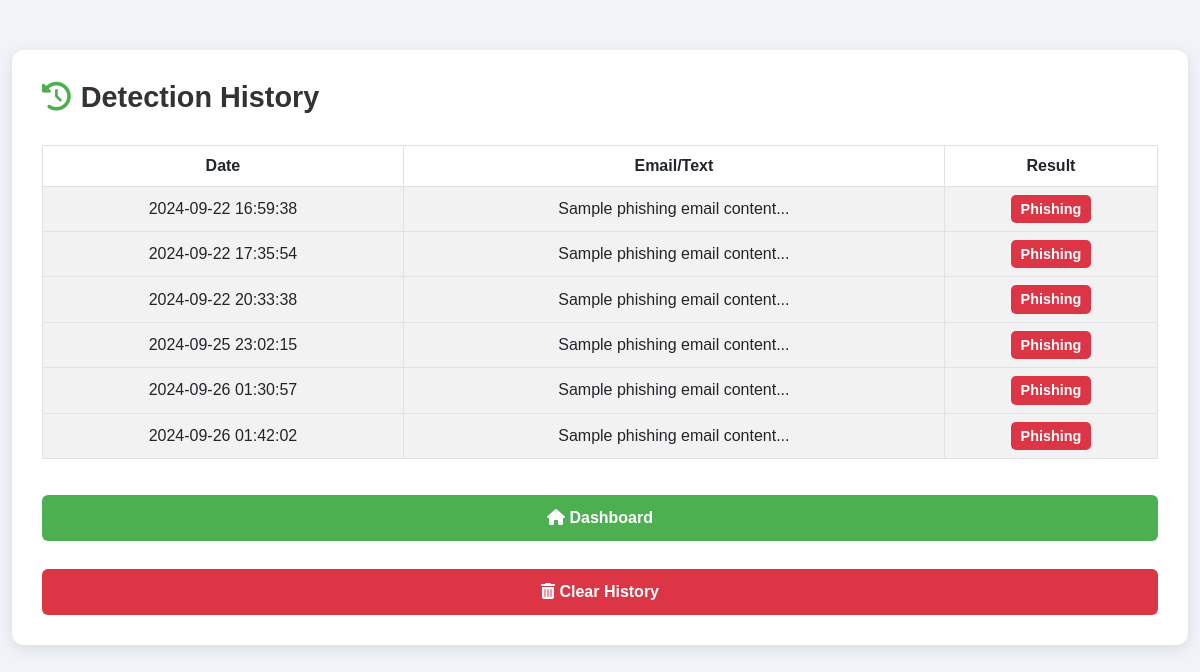
Screenshot of /history (signed in) with the database file from the repository.
### tables this page shows
CREATE TABLE detection_history (
                    id INTEGER PRIMARY KEY AUTOINCREMENT,
                    user_id INTEGER,
                    email_text TEXT,
                    result TEXT,
                    detection_date TIMESTAMP DEFAULT CURRENT_TIMESTAMP,
                    FOREIGN KEY (user_id) REFERENCES users(id) ON DELETE CASCADE
                );

### app.py (the view)
@app.route('/history')
@login_required
def history():
    conn = get_db_connection()
    if conn:
        history = conn.execute('SELECT * FROM detection_history WHERE user_id = ?', (current_user.id,)).fetchall()
        conn.close()
        return render_template('history.html', history=history)
    else:
        flash('Error fetching history', 'danger')
        return redirect(url_for('index'))

### app.py (called while the page is built)
@login_manager.user_loader
def load_user(user_id):
    return User(user_id)

def get_db_connection():
    try:
        conn = sqlite3.connect('users.db')  # Connect to SQLite database
        conn.row_factory = sqlite3.Row  # Return rows as dictionaries
        return conn
    except sqlite3.Error as e:
        logging.error(f"Database connection error: {e}")
        return None

### templates/history.html (shortened to what this page needs)
<!DOCTYPE html>
<html lang="en">
<head>
    <link href="https://cdn.jsdelivr.net/npm/bootstrap@5.3.0-alpha1/dist/css/bootstrap.min.css" rel="stylesheet">
    <link href="https://cdnjs.cloudflare.com/ajax/libs/font-awesome/6.0.0-beta3/css/all.min.css" rel="stylesheet">
</head>
<body>
    <div class="container">
        <div class="history-container">
            <h2><i class="fas fa-history"></i> Detection History</h2>
            {% if history %}
            <table class="table table-striped table-bordered">
                <thead>
                    <tr>
                        <th>Date</th>
                        <th>Email/Text</th>
                        <th>Result</th>
                    </tr>
                </thead>
                <tbody>
                    {% for entry in history %}
                    <tr>
                        <td>{{ entry['detection_date'] }}</td>
                        <td>{{ entry['email_text'][:50] }}...</td>
                        <td>
                            {% if "Non-Phishing" in entry['result'] %}
                            <span class="badge badge-success">{{ entry['result'] }}</span>
                            {% else %}
                            <span class="badge badge-danger">{{ entry['result'] }}</span>
                            {% endif %}
                        </td>
                    </tr>
                    {% endfor %}
                </tbody>
            </table>
            {% else %}
            <p>No detection history found.</p>
            {% endif %}
            <div class="d-grid gap-2">
                <a href="{{ url_for('index') }}" class="btn btn-custom"><i class="fas fa-home"></i> Dashboard</a>
                <button class="btn btn-clear" data-bs-toggle="modal" data-bs-target="#clearHistoryModal">
                    <i class="fas fa-trash-alt"></i> Clear History
                </button>
            </div>
        </div>
    </div>
</body>
</html>

### templates/history.html (style rules this page uses)
body { font-family: 'Poppins', sans-serif; background-color: #f0f4f8; color: #333; margin: 0; padding: 0; animation: fadeIn 1s ease-in-out; }
.container { margin-top: 50px; max-width: 1200px; }
.history-container { background-color: #ffffff; padding: 30px; border-radius: 12px; box-shadow: 0 4px 15px rgba(0, 0, 0, 0.1); }
.history-container h2 { display: flex; align-items: center; margin-bottom: 30px; font-size: 1.8rem; font-weight: 600; color: #333; }
.history-container h2 i { margin-right: 10px; color: #4CAF50; }
table { width: 100%; border-collapse: collapse; margin-bottom: 20px; }
th { background-color: #4CAF50; color:#000000; font-weight: bold; text-align: center; padding: 10px; border-radius: 5px; }
td { padding: 15px; background-color: #f9f9f9; color: #555; text-align: center; vertical-align: middle; }
tr:nth-child(even) td { background-color: #f2f2f2; }
.badge { font-size: 0.9rem; padding: 7px 10px; font-weight: 600; border-radius: 5px; }
.badge-danger { background-color: #dc3545; color: #fff; }
.btn-custom { background-color: #4CAF50; color: white; font-size: 1rem; font-weight: 600; transition: background-color 0.3s ease, transform 0.2s ease; }
.btn-clear { background-color: #dc3545; color: white; font-size: 1rem; font-weight: 600; }
.d-grid .btn { padding: 10px 0; margin-top: 20px; }

### rows the page displays
detection_history: detection_date "2024-09-22 16:59:38", email_text "Sample phishing email content", result "Phishing"
detection_history: detection_date "2024-09-22 17:35:54", email_text "Sample phishing email content", result "Phishing"
detection_history: detection_date "2024-09-22 20:33:38", email_text "Sample phishing email content", result "Phishing"
detection_history: detection_date "2024-09-25 23:02:15", email_text "Sample phishing email content", result "Phishing"
detection_history: detection_date "2024-09-26 01:30:57", email_text "Sample phishing email content", result "Phishing"
detection_history: detection_date "2024-09-26 01:42:02", email_text "Sample phishing email content", result "Phishing"
